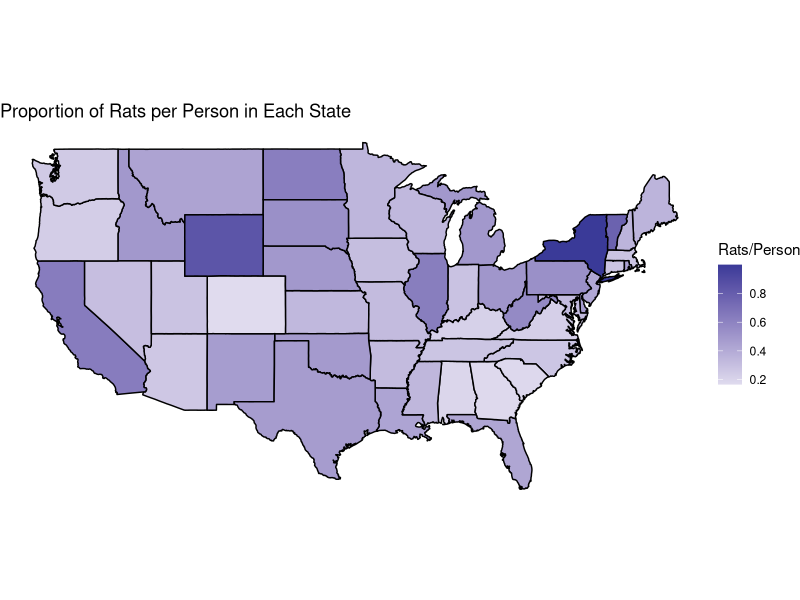

Here is the R script that generated this plot:
## ---- chunk 1
library(readr)
library(tidyverse)
rat_pop <- read_csv("rat-population-by-state-2026.csv")
state_pop <- read_csv("state-pop.csv")
## ---- chunk 2
library(maps)
us_states <- map_data("state")

state_pop <- state_pop |>
  mutate(State = str_remove(State, "^\\."))

state_population<-state_pop|>
  mutate(state=str_to_lower(State))|>
  select(state, Population)
## ---- chunk 3
rat_pop |>
  mutate(state=str_to_lower(state))|>
  right_join(us_states, by = c("state" = "region"))|>left_join(state_population)|>
  mutate(prop_rat=RatPopulation_2022/Population)|>
  ggplot(mapping = aes(x=long, y=lat, group=group))+
  geom_polygon(aes(fill=prop_rat), color="black")+
  coord_map()+
  theme_void()+
  scale_fill_gradient2()+
  labs(fill="Rats/Person", title="Proportion of Rats per Person in Each State")
